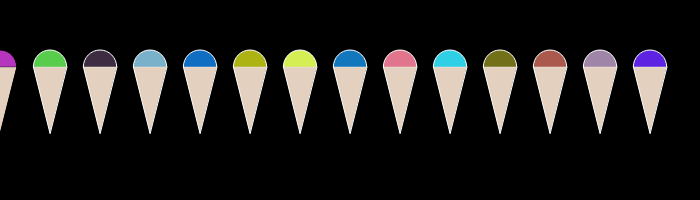
Frame 1 (no input)
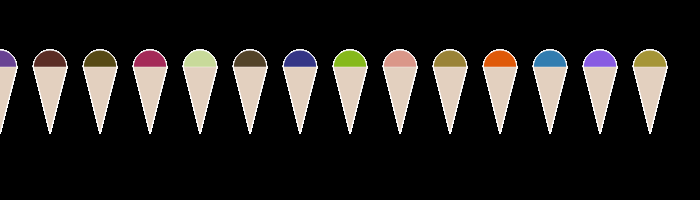
Frame 60 (no input)
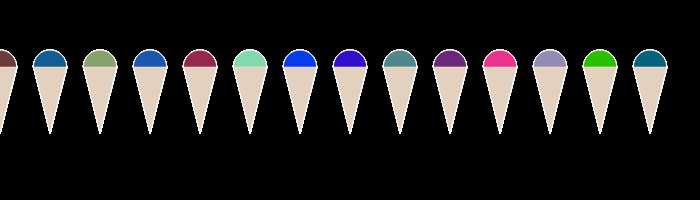
Frame 120 (the mouse pressed at the canvas centre since frame 60)

The p5.js sketch that drew these frames (run headless with seeded random() and noise() and a simulated clock; from frame 60 on, the mouse is pressed at the canvas centre):

// p5.js sketch
// ── sketch.js
function setup() {
  createCanvas(700, 200);
  background(0);
}

function draw() {
  
  for(x = 0; x < width; x+= 50){
    iceCream(x, 100, 100)
  }
    
}

function iceCream(x, y, size){
  
  fill(227, 208, 191)
  triangle(x, y + size/3, x - size/6, y - size/3, x + size/6, y - size/3);
  
  let flavor = color(random(255), random(255), random(255));
  
  fill(flavor);
  arc(x, y - size/3, size/ 3, size/ 3, PI, 0)
  
  stroke(255)
  


}
